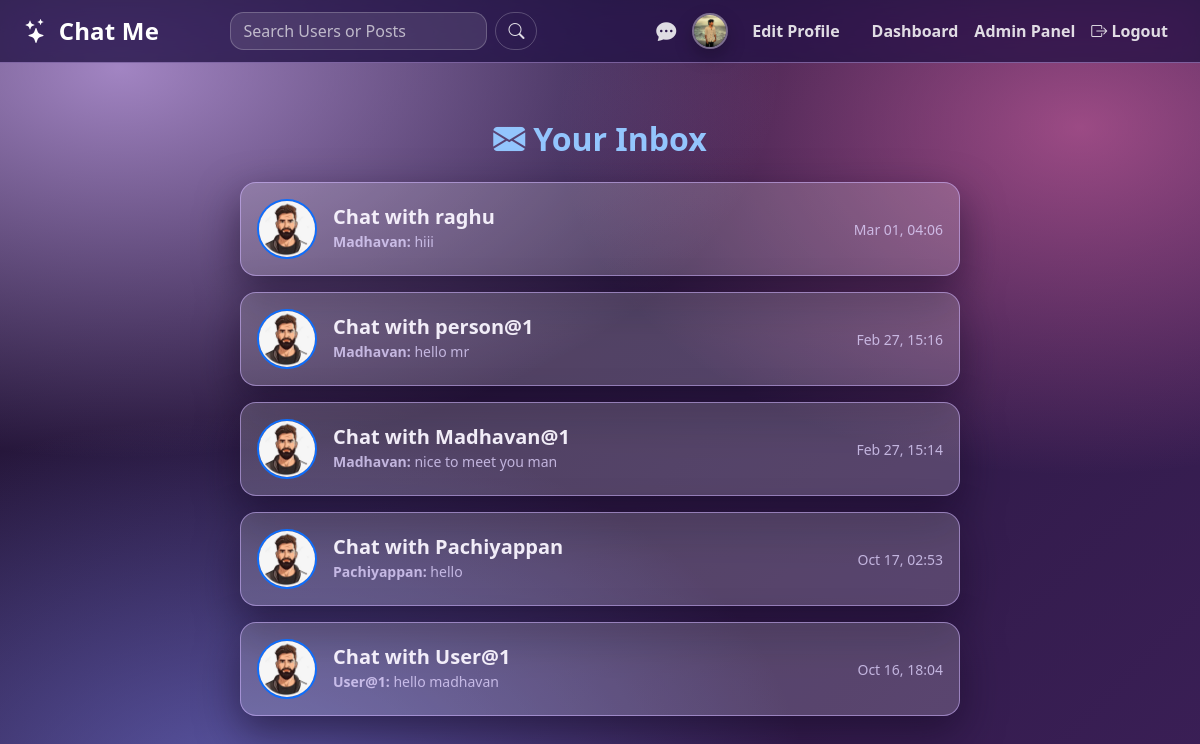
The page /inbox/ (signed in) on the database its author committed.
### posts/models.py (models this page shows, shortened)
class Profile(models.Model):
    user = models.OneToOneField(User, on_delete=models.CASCADE)
    bio = models.TextField(max_length=500, blank=True)
    image = models.ImageField(
        upload_to='profile_pics/',
        default='profile_pics/default.png',
        blank=True
    )

class Conversation(models.Model):
    participants = models.ManyToManyField(User, related_name='conversations')
    last_message_at = models.DateTimeField(auto_now_add=True)
    class Meta:
        ordering = ['-last_message_at']

class Message(models.Model):
    conversation = models.ForeignKey(
        Conversation,
        related_name='messages',
        on_delete=models.CASCADE
    )
    sender = models.ForeignKey(
        User,
        related_name='sent_messages',
        on_delete=models.CASCADE
    )
    content = models.TextField()
    timestamp = models.DateTimeField(auto_now_add=True)
    class Meta:
        ordering = ['timestamp']

### posts/views.py (the view)
# urls.py: path('inbox/', views.inbox_view, name='inbox'),
@login_required
def inbox_view(request):
    conversations = Conversation.objects.filter(participants=request.user).order_by('-last_message_at')
    for convo in conversations:
        other_user = convo.participants.exclude(id=request.user.id).first()
        convo.other_user = other_user
        convo.last_message = convo.messages.last()
    context = {'conversations': conversations}
    return render(request, 'posts/inbox.html', context)

### posts/templates/posts/inbox.html (shortened to what this page needs)
{% extends 'posts/base.html' %}
{% block content %}
<link
  href="https://cdn.jsdelivr.net/npm/bootstrap@5.3.2/dist/css/bootstrap.min.css"
  rel="stylesheet"
/>
<link
  rel="stylesheet"
  href="https://cdnjs.cloudflare.com/ajax/libs/animate.css/4.1.1/animate.min.css"
/>
<div class="container py-4">
    <div class="row justify-content-center">
        <div class="col-md-8 animate__animated animate__fadeIn">
            <h2 class="mb-4 text-primary text-center fw-bold">
                <i class="bi bi-envelope-fill me-2"></i>Your Inbox
            </h2>
            {% if conversations %}
                {% for convo in conversations %}
                    <a href="{% url 'chat_detail' convo.id %}" class="text-decoration-none text-dark">
                        <div class="card mb-3 inbox-card fade-in animate__animated animate__fadeInUp" style="animation-delay: {{ forloop.counter0|add:"0.1"|floatformat:1 }}s;">
                            <div class="card-body d-flex align-items-center">
                                <img src="{{ convo.other_user.profile.image.url }}" alt="DP"
                                    class="rounded-circle me-3"
                                    style="width: 60px; height: 60px; object-fit: cover;">
                                <div class="flex-grow-1">
                                    <h5 class="card-title mb-0 fw-bold">
                                        Chat with {{ convo.other_user.username }}
                                    </h5>
                                    {% if convo.last_message %}
                                        <p class="card-text text-muted mb-0">
                                            <small>
                                                <span class="fw-bold">{{ convo.last_message.sender.username }}:</span>
                                                {{ convo.last_message.content|truncatechars:50 }}
                                            </small>
                                        </p>
                                    {% else %}
                                        <p class="card-text text-muted mb-0"><small>New Conversation Started.</small></p>
                                    {% endif %}
                                </div>
                                <small class="text-end text-muted">
                                    {% if convo.last_message_at %}
                                        {{ convo.last_message_at|date:"M d, H:i" }}
                                    {% endif %}
                                </small>
                            </div>
                        </div>
                    </a>
                {% endfor %}
            {% else %}
                <div class="alert alert-info text-center mt-5 animate__animated animate__fadeInUp">
                    <i class="bi bi-chat-dots me-2"></i>
                    You have no conversations yet. Start a chat by following a user on their profile page!
                </div>
            {% endif %}
        </div>
    </div>
</div>
{% endblock content %}

### posts/templates/posts/base.html (shortened to what this page needs)
{% load static %}
<!DOCTYPE html>
<html lang="en">
<head>
    <link href="https://cdn.jsdelivr.net/npm/bootstrap@5.3.3/dist/css/bootstrap.min.css" rel="stylesheet">
    <link href="https://cdn.jsdelivr.net/npm/bootstrap-icons@1.11.3/font/bootstrap-icons.css" rel="stylesheet">
    <link rel="stylesheet" href="https://cdnjs.cloudflare.com/ajax/libs/animate.css/4.1.1/animate.min.css"/>
    <link rel="stylesheet" href="{% static 'posts/app.css' %}">
</head>
<body class="app">
    <nav class="navbar navbar-expand-lg navbar-dark glass-navbar fixed-top">
        <div class="container-fluid px-4">
            <a class="navbar-brand fs-4" href="{% url 'home' %}">
                <i class="bi bi-stars me-1"></i> Chat Me
            </a>
            <div class="collapse navbar-collapse" id="navbarNav">
                {% if user.is_authenticated %}
                <form class="d-flex mx-auto" method="GET" action="{% url 'search' %}">
                    <input class="form-control me-2 nav-search" type="search" placeholder="Search Users or Posts" aria-label="Search" name="q" required>
                    <button class="btn btn-outline-light nav-search-btn" type="submit"><i class="bi bi-search"></i></button>
                </form>
                {% endif %}
                <ul class="navbar-nav ms-auto align-items-center">
                    {% if user.is_authenticated %}
                        <li class="nav-item me-2">
                             <a class="nav-link" href="{% url 'inbox' %}" title="Inbox">
                                 <i class="bi bi-chat-dots-fill fs-5"></i>
                             </a>
                        </li>
                        <li class="nav-item me-3">
                            <a class="nav-link p-0" href="{% url 'profile' username=user.username %}">
                                <img src="{{ user.profile.image.url }}"
                                    alt="DP"
                                    class="rounded-circle nav-avatar">
                            </a>
                        </li>
                        <li class="nav-item me-3">
                            <a class="nav-link" href="{% url 'update_profile' %}">Edit Profile</a>
                        </li>
                        {% if user.is_staff %}
                            <li class="nav-item"><a class="nav-link text-danger" href="{% url 'admin_dashboard' %}">Dashboard</a></li>
                            <li class="nav-item"><a class="nav-link text-danger" href="{% url 'admin:index' %}">Admin Panel</a></li>
                        {% endif %}
                        <li class="nav-item">
                            <form method="post" action="{% url 'logout' %}" class="d-inline">
                                <button type="submit" class="logout-btn nav-link">
                                    <i class="bi bi-box-arrow-right"></i> Logout
                                </button>
                            </form>
                        </li>
                    {% endif %}
                </ul>
            </div>
        </div>
    </nav>
    <div class="container mt-5 pt-5 app-container">
        {% block content %}{% endblock content %}
    </div>
</body>
</html>

### posts/static/posts/app.css (style rules this page uses)
:root { --bg-0:#201433; --bg-1:#3b1f57; --glass-bg: rgba(255,255,255,.18); --glass-bg-strong: rgba(255,255,255,.22); --glass-border: rgba(208,180,255,.55); --glass-shadow: 0 16px 42px rgba(20,10,35,.55); --text: rgba(250,245,255,.95); --text-muted: rgba(226,213,255,.78); --brand: #a855f7; --brand2: #d946ef; --brand3: #818cf8; }
body.app { color: var(--text); background: radial-gradient(1100px 650px at 10% 8%, rgba(216,180,254,.70), transparent 60%), radial-gradient(900px 600px at 90% 15%, rgba(244,114,182,.55), transparent 58%), radial-gradient(950px 650px at 20% 95%, rgba(129,140,248,.55), transparent 60%), linear-gradient(135deg, var(--bg-0), var(--bg-1)); min-height: 100vh; overflow-x: hidden; }
.app-container { animation: appFadeIn .35s ease; }
.glass-navbar { background: rgba(32, 18, 66, .78) !important; border-bottom: 1px solid rgba(216,180,254,.45); backdrop-filter: blur(14px) saturate(145%); -webkit-backdrop-filter: blur(14px) saturate(145%); }
.glass-navbar .navbar-brand { font-weight: 800; letter-spacing: .2px; color: #fff !important; }
.glass-navbar .nav-link { color: rgba(255,255,255,.85) !important; font-weight: 600; transition: opacity .15s ease, transform .15s ease, color .15s ease; }
.nav-avatar { width: 36px; height: 36px; object-fit: cover; border: 2px solid rgba(255,255,255,.38); box-shadow: 0 8px 18px rgba(0,0,0,.25); }
.nav-search { background: rgba(255,255,255,.16) !important; border: 1px solid rgba(233,213,255,.55) !important; color: #fff !important; border-radius: 999px !important; }
.nav-search::placeholder { color: rgba(255,255,255,.70) !important; }
.nav-search-btn { border-radius: 999px !important; border-color: rgba(255,255,255,.22) !important; }
body.app .card { background: var(--glass-bg); border: 1px solid var(--glass-border); border-radius: 1rem; box-shadow: var(--glass-shadow); backdrop-filter: blur(16px) saturate(140%); -webkit-backdrop-filter: blur(16px) saturate(140%); color: var(--text); }
body.app .text-muted { color: var(--text-muted) !important; }
body.app .text-primary { color: #93c5fd !important; }
body.app .form-control, body.app textarea.form-control, body.app .form-select { background: rgba(255,255,255,.10) !important; border: 1px solid rgba(255,255,255,.22) !important; color: rgba(255,255,255,.92) !important; border-radius: .85rem !important; }
body.app .form-control::placeholder { color: rgba(255,255,255,.65) !important; }
body.app .btn-outline-secondary, body.app .btn-outline-warning, body.app .btn-outline-danger, body.app .btn-outline-light { border-color: rgba(255,255,255,.28); color: rgba(255,255,255,.86); }
body.app a { color: #a5b4fc; }

### posts/templates/posts/inbox.html (style rules this page uses)
.inbox-card { transition: transform 0.2s ease, box-shadow 0.2s ease; border-radius: 15px; }
.card-body img { border: 2px solid #0d6efd; transition: transform 0.3s ease; }
.fade-in { animation: fadeInUp 0.5s ease both; }

### rows shown on the page
Conversation: other_user.profile.image (placeholder picture), other_user.username "raghu", last_message.sender.username "Madhavan", last_message.content "hiii", last_message_at "Mar 01, 04:06"
Conversation: other_user.profile.image (placeholder picture), other_user.username "person@1", last_message.sender.username "Madhavan", last_message.content "hello mr", last_message_at "Feb 27, 15:16"
Conversation: other_user.profile.image (placeholder picture), other_user.username "Madhavan@1", last_message.sender.username "Madhavan", last_message.content "nice to meet you man", last_message_at "Feb 27, 15:14"
Conversation: other_user.profile.image (picture), other_user.username "Pachiyappan", last_message.sender.username "Pachiyappan", last_message.content "hello", last_message_at "Oct 17, 02:53"
Conversation: other_user.profile.image (picture), other_user.username "User@1", last_message.sender.username "User@1", last_message.content "hello madhavan", last_message_at "Oct 16, 18:04"
